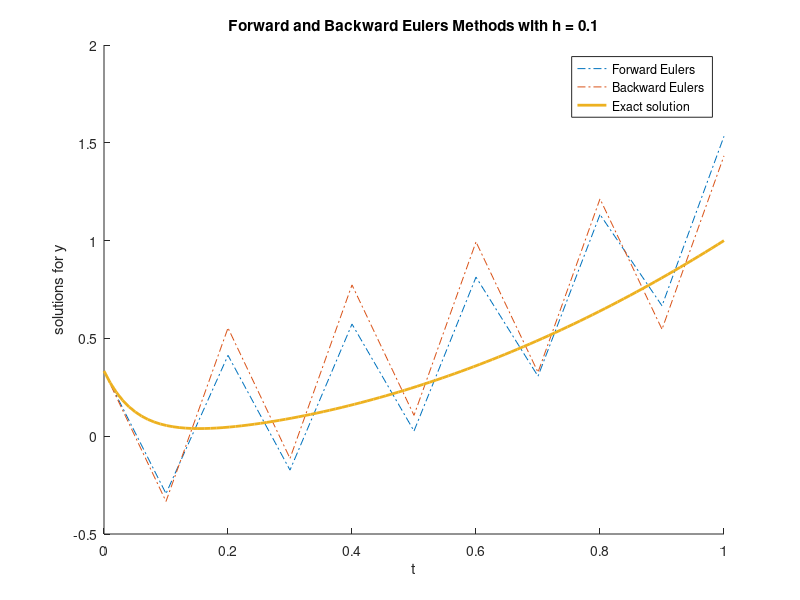

Recreate this plot in MATLAB.
% Euler's Implicit vs Explicit Method
% y' = -20(y-t^2)+2t; y(0) = 1/3; 0 <= t <= 1
y0 = 1/3;
t0 = 0;
tmax = 1;
h = 0.1;
N = (tmax-t0)/h;

% initialize solutions
T = [0;h;tmax]';
Yex = zeros(N+1,1);
Yex(1) = y0;
Yim = zeros(N+1,1);
Yim(1) = y0;

% Solve using Euler's Implicit Method
for i = 1:N
    t = T(i)+h;
    y = fsolve(@(y) y-Yex(i)+h*(-20*(y-t^2)+2*t), Yex(i));
    
    T(i+1) = t;
    Yex(i+1) = y;
end

% Solve using Euler's Explicit Method
for i = 1:N
    fi = -20*(Yim(i)-T(i))+2*T(i);
    Yim(i+1) = Yim(i)+h*fi   ; 
end


% Plot
T_ = linspace(0,1,100);
sol_exact = T_.^2+1/3*exp(-20*T_);

figure; hold on

explicit_plot = plot(T,Yex,'-.','MarkerSize',20);
implicit_plot = plot(T,Yim,'-.','MarkerSize',20);
exact_plot = plot(T_,sol_exact,'-','LineWidth',2);

legend([explicit_plot;implicit_plot;exact_plot], 'Forward Eulers','Backward Eulers','Exact solution');
xlabel('t')
ylabel('solutions for y')
title('Forward and Backward Eulers Methods with h = 0.1')
hold off